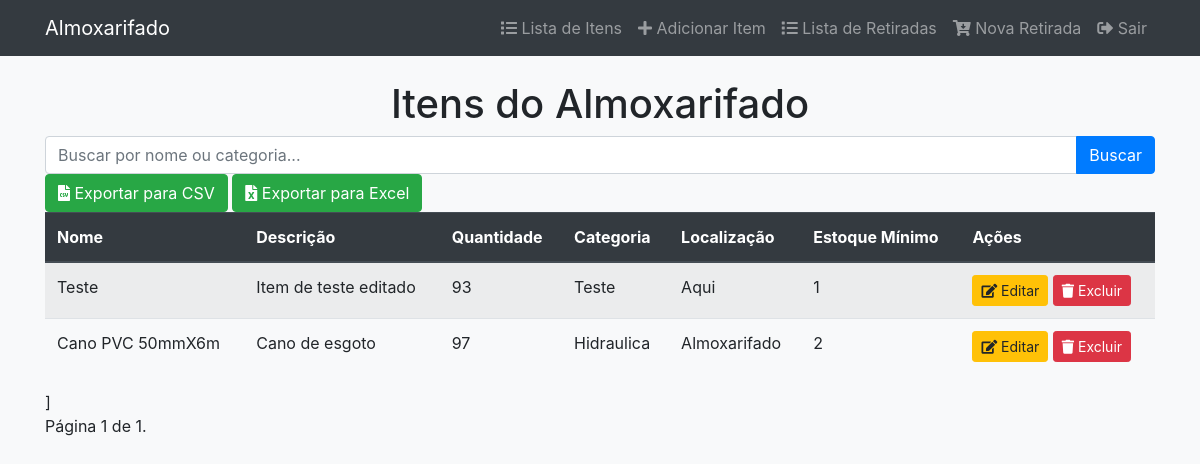
/estoque/itens/ (signed in), run on the app's committed database.
### estoque/models.py (models this page shows, shortened)
class Item(models.Model):
    nome = models.CharField(max_length=100, verbose_name="Nome do Item")
    descricao = models.TextField(verbose_name="Descrição", blank=True, null=True)
    quantidade = models.IntegerField(verbose_name="Quantidade em Estoque", default=0)
    categoria = models.CharField(max_length=50, verbose_name="Categoria", blank=True, null=True)
    localizacao = models.CharField(max_length=100, verbose_name="Localização", blank=True, null=True)
    estoque_minimo = models.IntegerField(verbose_name="Estoque Mínimo", default=0)

### estoque/views.py (the view)
# urls.py: path('itens/', views.lista_itens, name='lista_itens'),  # Lista de itens
@login_required
def lista_itens(request):
    query = request.GET.get('q')
    if query:
        itens = Item.objects.filter(nome__icontains=query) | Item.objects.filter(categoria__icontains=query)
    else:
        itens = Item.objects.all()
    paginator = Paginator(itens, 10)  # Exibe 10 itens por página
    page_number = request.GET.get('page')  # Obtém o número da página da URL
    page_obj = paginator.get_page(page_number)  # Obtém os itens da página atual
    return render(request, 'estoque/lista_itens.html', {'page_obj': page_obj, 'query': query})

### estoque/templates/estoque/lista_itens.html (shortened to what this page needs)
{% extends 'estoque/base.html' %}
{% block content %}
<h1 class="text-center">Itens do Almoxarifado</h1>
<form method="get" action="{% url 'lista_itens' %}" class="search-form">
    <div class="input-group">
        <input type="text" name="q" class="form-control" placeholder="Buscar por nome ou categoria..." value="{{ request.GET.q }}">
        <div class="input-group-append">
            <button type="submit" class="btn btn-primary">Buscar</button>
        </div>
    </div>
</form>
<div class="mb-3">
    <a href="{% url 'exportar_itens' 'csv' %}" class="btn btn-success">
        <i class="fas fa-file-csv"></i> Exportar para CSV
    </a>
    <a href="{% url 'exportar_itens' 'excel' %}" class="btn btn-success">
        <i class="fas fa-file-excel"></i> Exportar para Excel
    </a>
<div class="table-responsive">
    <table class="table table-striped table-hover">
        <thead class="thead-dark">
            <tr>
                <th>Nome</th>
                <th>Descrição</th>
                <th>Quantidade</th>
                <th>Categoria</th>
                <th>Localização</th>
                <th>Estoque Mínimo</th>
                <th>Ações</th>
            </tr>
        </thead>
        <tbody>
            {% for item in page_obj %}
                <tr>
                    <td>{{ item.nome }}</td>
                    <td>{{ item.descricao }}</td>
                    <td>{{ item.quantidade }}</td>
                    <td>{{ item.categoria }}</td>
                    <td>{{ item.localizacao }}</td>
                    <td>{{ item.estoque_minimo }}</td>
                    <td>
                        <a href="{% url 'editar_item' item.id %}" class="btn btn-sm btn-warning">
                            <i class="fas fa-edit"></i> Editar
                        </a>
                        <a href="{% url 'excluir_item' item.id %}" class="btn btn-sm btn-danger" onclick="return confirm('Tem certeza que deseja excluir este item?');">
                            <i class="fas fa-trash"></i> Excluir
                        </a>
                    </td>
                </tr>
            {% endfor %}
        </tbody>
    </table>
]
<div class="pagination">
    <span class="step-links">
        <span class="current">
            Página {{ page_obj.number }} de {{ page_obj.paginator.num_pages }}.
        </span>
    </span>
</div>
{% endblock %}

### estoque/templates/estoque/base.html (shortened to what this page needs)
{% load static %}
<!DOCTYPE html>
<html lang="pt-br">
<head>
    <link href="https://stackpath.bootstrapcdn.com/bootstrap/4.5.2/css/bootstrap.min.css" rel="stylesheet">
    <link href="https://cdnjs.cloudflare.com/ajax/libs/font-awesome/5.15.4/css/all.min.css" rel="stylesheet">
    <link href="{% static 'estoque/styles.css' %}" rel="stylesheet">
</head>
<body>
    <nav class="navbar navbar-expand-lg navbar-dark bg-dark fixed-top">
    <div class="container">
        <a class="navbar-brand" href="{% url 'pagina_inicial' %}">Almoxarifado</a>
        <div class="collapse navbar-collapse" id="navbarNav">
            <ul class="navbar-nav ml-auto">
                <li class="nav-item">
                    <a class="nav-link" href="{% url 'lista_itens' %}">
                        <i class="fas fa-list"></i> Lista de Itens
                    </a>
                </li>
                <li class="nav-item">
                    <a class="nav-link" href="{% url 'adicionar_item' %}">
                        <i class="fas fa-plus"></i> Adicionar Item
                    </a>
                </li>
                <li class="nav-item">
                    <a class="nav-link" href="{% url 'lista_retiradas' %}">
                        <i class="fas fa-list"></i> Lista de Retiradas
                    </a>
                </li>
                <li class="nav-item">
                    <a class="nav-link" href="{% url 'criar_retirada' %}">
                        <i class="fas fa-cart-arrow-down"></i> Nova Retirada
                    </a>
                </li>
                {% if user.is_authenticated %}
                    <li class="nav-item">
                        <a class="nav-link" href="{% url 'logout' %}">
                            <i class="fas fa-sign-out-alt"></i> Sair
                        </a>
                    </li>
                {% else %}
                    <li class="nav-item">
                        <a class="nav-link" href="{% url 'login' %}">
                            <i class="fas fa-sign-in-alt"></i> Entrar
                        </a>
                    </li>
                {% endif %}
            </ul>
        </div>
    </div>
</nav>
    <div class="container" style="margin-top: 80px;">
        {% block content %}
        {% endblock %}
    </div>
</body>
</html>

### estoque/static/estoque/styles.css (style rules this page uses)
body { background-color: #f8f9fa; }

### data on the page
Item: nome "Teste", descricao "Item de teste editado", quantidade "93", categoria "Teste", localizacao "Aqui", estoque_minimo "1"
Item: nome "Cano PVC 50mmX6m", descricao "Cano de esgoto", quantidade "97", categoria "Hidraulica", localizacao "Almoxarifado", estoque_minimo "2"

### other printed values
{{ page_obj.number }} "1"
{{ page_obj.paginator.num_pages }} "1"
